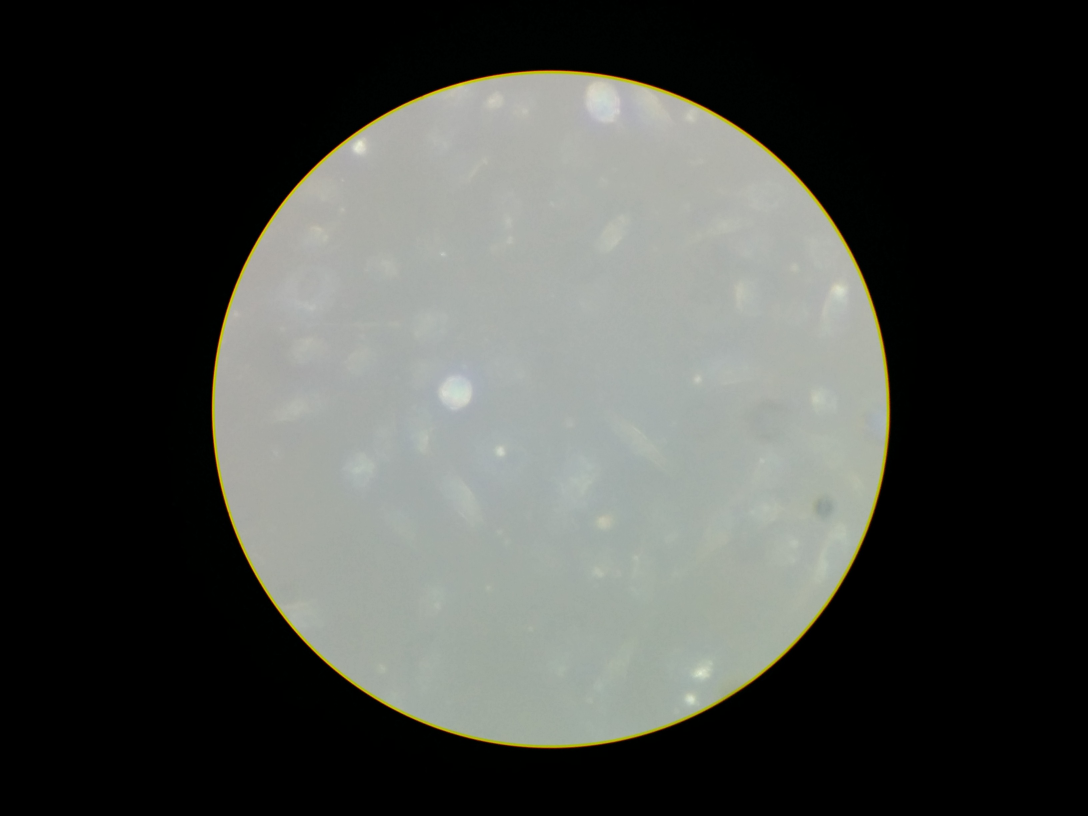
//> input picture sampleData/df1_3241.jpeg, 3264 x 2448 px (shown at 1/3 size); the run also reads 1 picture not shown here
$ ./qDPC sampleData/df1_3241.jpeg sampleData/df2_6767.jpeg sampleData/df2_6767.jpeg sampleData/df2_6767.jpeg sampleData/df2_6767.jpeg sampleData/df2_6767.jpeg sampleData/df2_6767.jpeg   (built with g++ and OpenCV 4)
//> lines starting //> are read from the running program, lines starting //| are printed output that depends on the picture; after the words box and inside, x2 and y2 are one past the last pixel; in counts of white or black regions, pixels touching at a corner belong together
/* C++ program to calculate the quantative DPC
   Updated 5/5/2015
*/

#include <opencv2/core/core.hpp>
#include <opencv2/imgproc/imgproc.hpp>
#include <opencv2/highgui/highgui.hpp>
#include <opencv2/video/background_segm.hpp>
#include <opencv2/contrib/contrib.hpp>
#include <iostream>
#include <string>
#include <stdio.h>
#include <dirent.h>
#include <complex.h>
#include <ctime>
#include <unordered_map>
#include <sys/stat.h>


#include "omp.h"


#define FILENAME_LENGTH 32
#define FILE_HOLENUM_DIGITS 3
using namespace std;
using namespace cv;

#include "include/domeCoordinates.h"

float zMin, zMax, zStep;
string datasetRoot;//folder of input images

Mat fgMaskMOG; //fg mask generated by MOG method
Mat fgMaskMOG2; //fg mask fg mask generated by MOG2 method
Ptr<BackgroundSubtractor> pMOG; //MOG Background subtractor
Ptr<BackgroundSubtractor> pMOG2; //MOG2 Background subtractor

class R_image{

  public:
        cv::Mat Image;
        int led_num;
        float tan_x;
        float tan_y;
};

//Check if file exists
inline bool exists_test (const std::string& name) {
    struct stat buffer;
    return (stat (name.c_str(), &buffer) == 0);
}

// [110 lines left out: functions circularShift, computeFocusDPC, not called in this run]

/*Calculate the DPC of two images */
cv::Mat calcDPC( cv::Mat image1, cv::Mat image2)
{

    std::cout << image1.type() << endl;
    std::cout << image2.type() << endl;
    cv::cvtColor(image1,image1,COLOR_BGR2GRAY);//convert to grayscale
    cv::cvtColor(image2,image2,COLOR_BGR2GRAY);

    image1.convertTo(image1,CV_32FC1);
    image2.convertTo(image2,CV_32FC1);

    cv::Mat tmp1, tmp2;
    cv::subtract(image1, image2, tmp1);
    cv::add(image1, image2, tmp2);

    cv::Mat output;
    cv::divide(tmp1,tmp2,output);

    tmp1.release();//free memory
    tmp2.release();

    // Crop the ROI to a circle to get rid of noise
    int16_t circPad = 100;
    cv::Mat circMask(output.size(),CV_32FC1,cv::Scalar(0));
    cv::Point center(cvRound(output.rows/2),cvRound(output.cols/2));
    //circle(Mat& img, Point center, int radius, const Scalar& color, int thickness=1, int lineType=8, int shift=0)
    cv::circle(circMask, center, cvRound(output.rows/2)-circPad ,cv::Scalar(1.0), -1,8,0);
    cv::multiply(output,circMask,output);


    //normalize
    double min_1, max_1;
    cv::minMaxLoc(output, &min_1, &max_1);
    output.convertTo(output, CV_8UC1, 255/(max_1 - min_1), - min_1 * 255.0/(max_1 - min_1));

    return output;
}

cv::Mat qDPC_loop(vector<cv::Mat>dpcList, vector<cv::Mat>transferFunctionList, double reg)
{
    clock_t begin = clock();
    vector<Mat> complexPlanes;

    Mat h[2];
    Mat planes[2];

    // Initialize Results
    Mat ph_dpc_ft_real = Mat::zeros(dpcList.at(0).size(), CV_64F);
    Mat ph_dpc_ft_imag = Mat::zeros(dpcList.at(0).size(), CV_64F);

    Mat dpcComplex, tmp;

    vector<cv::Mat> complexTransferFunctionList(dpcList.size());
    vector<cv::Mat> dpcFtList(dpcList.size());
    vector<cv::Mat> dpcFtRealList(dpcList.size());
    vector<cv::Mat> dpcFtImagList(dpcList.size());

    Mat padded;
    //expand input image to optimal size
    int m = getOptimalDFTSize( dpcList.at(0).rows );
    int n = getOptimalDFTSize( dpcList.at(0).cols ); // on the border add zero values

    for (int idx = 0; idx<2; idx++)
    {
        //void copyMakeBorder(InputArray src, OutputArray dst, int top, int bottom, int left, int right, int borderType, const Scalar& value=Scalar() )
        copyMakeBorder(transferFunctionList.at(idx), padded, 0, m - transferFunctionList.at(idx).rows, 0, n - transferFunctionList.at(idx).cols, BORDER_CONSTANT, Scalar::all(0));

        copyMakeBorder(dpcList.at(idx), padded, 0, m - dpcList.at(idx).rows, 0, n - dpcList.at(idx).cols, BORDER_CONSTANT, Scalar::all(0));

        // Take Fourier Transforms of DPC Images
        planes[0] = Mat_<double>(dpcList.at(idx));
        planes[1] = Mat::zeros(dpcList.at(idx).size(), CV_64F);


        //merge array of Mats into one Mat. 2 refers to size of array.
        merge(planes, 2, dpcComplex);
        dft(dpcComplex, dpcComplex);
        split(dpcComplex, complexPlanes);
        complexPlanes[0].copyTo(dpcFtRealList.at(idx));
        complexPlanes[1].copyTo(dpcFtImagList.at(idx));
        //dpcFtImagList.at(idx) = complexPlanes[1];

        std::cout << "Index is: " << idx << std::endl;
        cout << dpcFtImagList.at(idx).at<double>(500,500) <<endl;

    }
    cout << "After assignment:" <<endl;
    cout << dpcFtImagList.at(0).at<double>(500,500) <<endl;
    cout << dpcFtImagList.at(1).at<double>(500,500) <<endl;

   // #pragma omp parallel for
	  for (int i=0; i < dpcComplex.cols; i++){
	      for (int j=0; j < dpcComplex.rows; j++){
	     	    std::complex<double> H_sum = std::complex<double>(0,0);
	          std::complex<double> Hi_sum = std::complex<double>(0,0);
	          std::complex<double> I_sum = std::complex<double>(0,0);
	          std::complex<double> result;

             //get value of each transfer function at (i,j)
	          H_sum += std::complex<double>(0,transferFunctionList.at(0).at<double>(i,j));
	          Hi_sum += std::complex<double>(0,-1*transferFunctionList.at(0).at<double>(i,j));
	          I_sum += std::complex<double>(dpcFtRealList.at(0).at<double>(i,j),dpcFtImagList.at(0).at<double>(i,j));

	          // [6 lines of commented-out code are left out]

	          H_sum += std::complex<double>(0,transferFunctionList.at(1).at<double>(i,j));
	          Hi_sum += std::complex<double>(0,-1*transferFunctionList.at(1).at<double>(i,j));
	          I_sum += std::complex<double>(dpcFtRealList.at(1).at<double>(i,j),dpcFtImagList.at(1).at<double>(i,j));

	          // [6 lines of commented-out code are left out]

	          result = ((I_sum*Hi_sum)/(abs(H_sum)*abs(H_sum) + reg));

            //don't let threads execute this at same time
            //#pragma omp critical
	          {
                //set result pixels
	              ph_dpc_ft_real.at<double>(i,j) = result.real();
	              ph_dpc_ft_imag.at<double>(i,j) = result.imag();
	          }
	      }
	  }

	  Mat ph_complex_ft, ph_complex;
	  planes[0] = ph_dpc_ft_real;
	  planes[1] = ph_dpc_ft_imag;

     merge(planes, 2, ph_complex_ft);
	  dft(ph_complex_ft, ph_complex, DFT_INVERSE);
	  split(ph_complex, complexPlanes);

	  return complexPlanes[0]; // Real Part
}


int main(int argc, char** argv )
{
    double startTime = omp_get_wtime();

    char * dpc_fName_11;
    char * dpc_fName_12;
    char * dpc_fName_21;
    char * dpc_fName_22;

    char * trans_fName_1;
    char * trans_fName_2;

    char * regVal;

    if (argc < 8)
    {
        cout << "Error: Not enough inputs.\nUSAGE: ./qDPC_desktop topImage bottomImage leftImage rightImage firstTransferFunc secondTransferFunc regVal" << endl;
        return 0;
    }

    dpc_fName_11 = argv[1];
    dpc_fName_12 = argv[2];
    dpc_fName_21 = argv[3];
    dpc_fName_22 = argv[4];
    trans_fName_1 = argv[5];
    trans_fName_2 = argv[6];
    regVal = argv[7];

    std::cout << "dpc 11: " << dpc_fName_11 << std::endl;
    std::cout << "dpc 12: " << dpc_fName_12 << std::endl;
    std::cout << "dpc 21: " << dpc_fName_21 << std::endl;
    std::cout << "dpc 22: " << dpc_fName_22 << std::endl;

    std::cout << "transfer function 1: " << trans_fName_1 << std::endl;
    std::cout << "transfer function 2: " << trans_fName_2 << std::endl;

    //check if all files exist:
    if(!exists_test(dpc_fName_11)) {
        std::cout << "File " << dpc_fName_11 << " not found.  Terminating." << endl;
        return 0;
    }
    if(!exists_test(dpc_fName_12)) {
        std::cout << "File " << dpc_fName_12 << " not found.  Terminating." << endl;
        return 0;
    }
    if(!exists_test(dpc_fName_21)) {
        std::cout << "File " << dpc_fName_21 << " not found.  Terminating." << endl;
        return 0;
    }
    if(!exists_test(dpc_fName_22)) {
        std::cout << "File " << dpc_fName_22 << " not found.  Terminating." << endl;
        return 0;
    }
    if(!exists_test(trans_fName_1)) {
        std::cout << "File " << trans_fName_1 << " not found.  Terminating." << endl;
        return 0;
    }
    if(!exists_test(trans_fName_2)) {
        std::cout << "File " << trans_fName_1 << " not found.  Terminating." << endl;
        return 0;
    }

    //read in files. -1 for all permissions
    cv::Mat dpc11 = imread(dpc_fName_11, -1);
//> dpc11 is the input picture: 2448 rows x 3264 cols, CV_8UC3; mean B, G, R 67.7, 71.5, 69.5
    cv::Mat dpc12 = imread(dpc_fName_12, -1);
    cv::Mat dpc21 = imread(dpc_fName_21, -1);
    cv::Mat dpc22 = imread(dpc_fName_22, -1);

    cv::Mat trans1 = imread(trans_fName_1, -1);
    cv::Mat trans2 = imread(trans_fName_2, -1);

    trans1.convertTo(trans1,CV_64FC1);//CV_64FC1: 64-bit, float, 1 channel
    trans2.convertTo(trans2,CV_64FC1);

    normalize(trans1, trans1, -1, 1, CV_MINMAX);
    normalize(trans2, trans2, -1, 1, CV_MINMAX);

    vector<cv::Mat> transferFunctionList;
    transferFunctionList.push_back(trans1);
    transferFunctionList.push_back(trans1);

    // Crop to square
    dpc11 = dpc11 (CellScopeCropHorz);
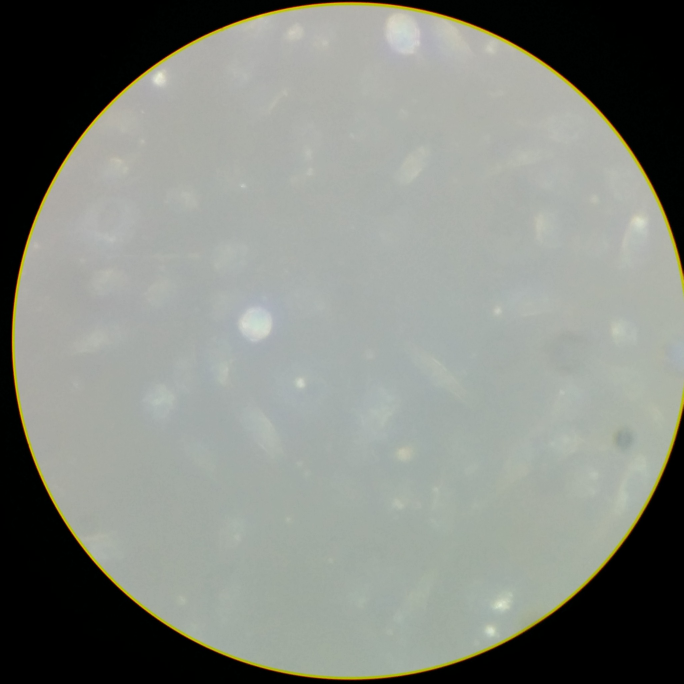
//> dpc11: 2050 rows x 2050 cols, CV_8UC3 (shown at 1/3 size); mean B, G, R 128.7, 135.7, 131.8
    dpc12 = dpc12 (CellScopeCropHorz);
//> dpc12: 2050 rows x 2050 cols, CV_8UC3
    dpc21 = dpc21 (CellScopeCropHorz);
    dpc22 = dpc22 (CellScopeCropHorz);

    //Compute DPC Images
    cv::Mat dpc1 = calcDPC(dpc11,dpc12);
//| 16
//| 16
//> in calcDPC, `cv::cvtColor(image1,image1,COLOR_BGR2GRAY);`:
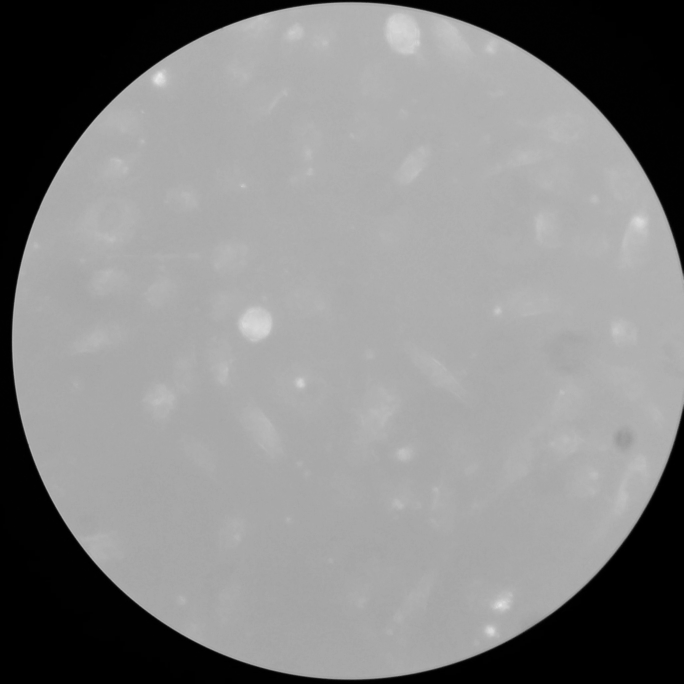
//> image1: 2050 rows x 2050 cols, CV_8UC1 (shown at 1/3 size); min 0, max 236, mean 133.7
//> in calcDPC, `cv::subtract(image1, image2, tmp1);`:
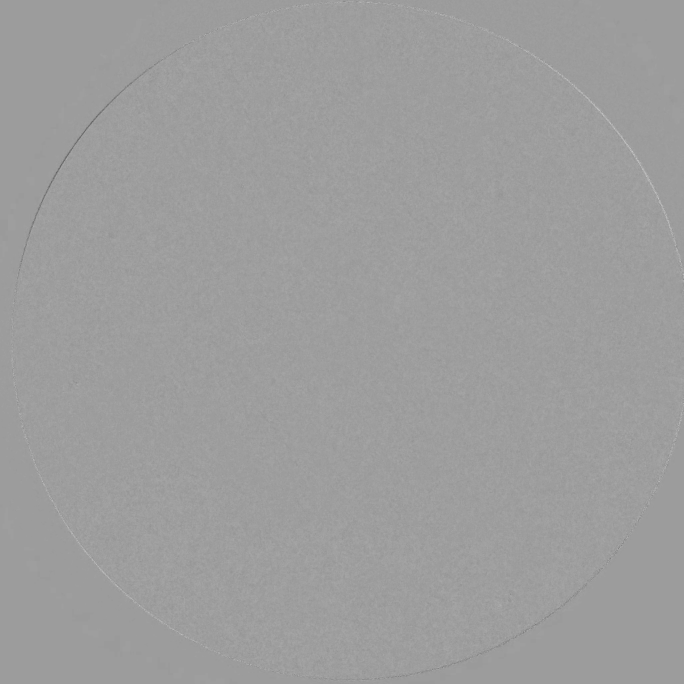
//> tmp1: 2050 rows x 2050 cols, CV_32FC1 (shown at 1/3 size); min -76, max 48, mean 0.6; drawn with min black and max white
//> in calcDPC, `cv::divide(tmp1,tmp2,output);`:
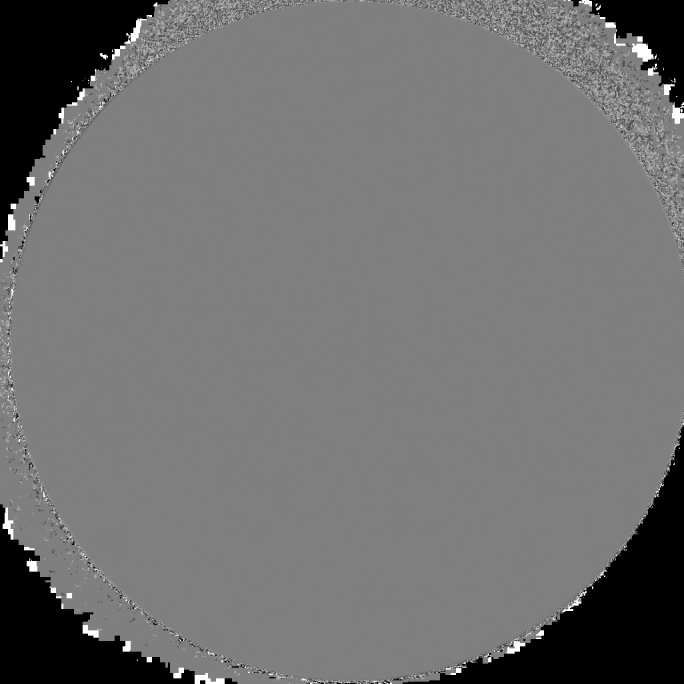
//> output: 2050 rows x 2050 cols, CV_32FC1 (shown at 1/3 size); 11.44% of the values are NaN or infinite; the others: min -1, max 1, mean 0.00595; drawn with min black, max white, NaN and infinite black
//> in calcDPC, `cv::circle(circMask, center, cvRound(output.rows/2)-circPad ,cv::Scala..`:
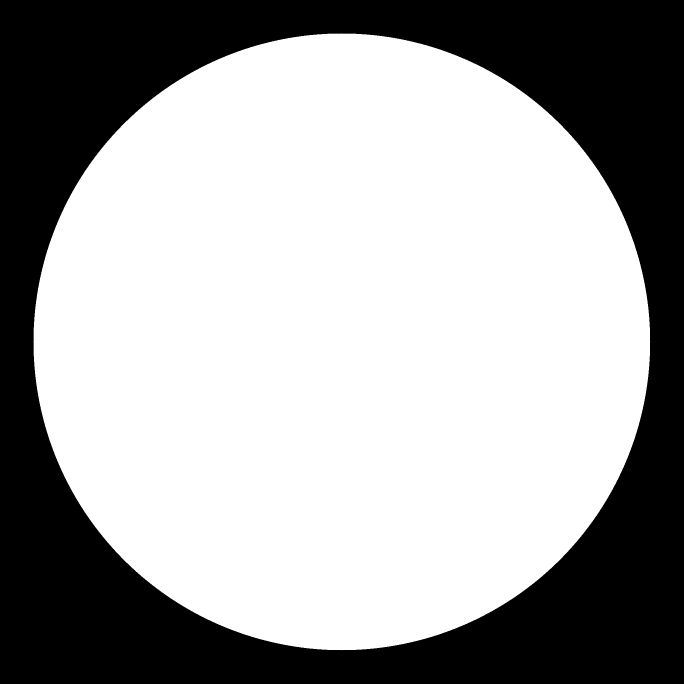
//> circMask: 2050 rows x 2050 cols, CV_32FC1 (shown at 1/3 size); values 0 (black) and 1 (white), 64% white; 1 black region, box (x1, y1, x2, y2) and area: (0, 0, 2050, 2050) 1514503
//> in calcDPC, `cv::multiply(output,circMask,output);`:
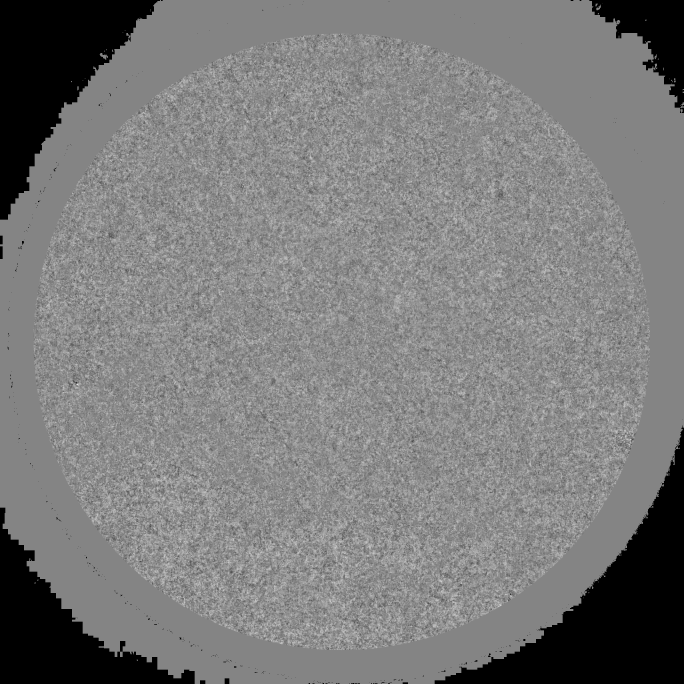
//> output: 2050 rows x 2050 cols, CV_32FC1 (shown at 1/3 size); 11.44% of the values are NaN or infinite; the others: min -0.0308, max 0.0284, mean 0.00171; drawn with min black, max white, NaN and infinite black
//> in calcDPC, `cv::minMaxLoc(output, &min_1, &max_1);`: min_1 = -0.0308; max_1 = 0.0284
    cv::Mat dpc2 = calcDPC(dpc21,dpc22);
//| 16
//| 16
//> in calcDPC (call 2), `cv::subtract(image1, image2, tmp1);`: tmp1: 2050 rows x 2050 cols, CV_32FC1; every value is 0
//> in calcDPC (call 2), `cv::divide(tmp1,tmp2,output);`: output: 2050 rows x 2050 cols, CV_32FC1; 12.14% of the values are NaN or infinite; the others: min 0, max 0, mean 0
//> in calcDPC (call 2), `output.convertTo(output, CV_8UC1, 255/(max_1 - min_1), - min_1 * 255.0..`: output: 2050 rows x 2050 cols, CV_8UC1; every value is 0

    vector<cv::Mat> dpcList;
    dpcList.push_back(dpc1);
    dpcList.push_back(dpc1);

    double reg = std::atof(regVal);
    Mat ph_dpc = qDPC_loop(dpcList,transferFunctionList,reg);
//> in qDPC_loop, `Mat ph_dpc_ft_real = Mat::zeros(dpcList.at(0).size(), CV_64F);`: ph_dpc_ft_real: 2050 rows x 2050 cols, CV_64FC1; every value is 0
//> in qDPC_loop, `int m = getOptimalDFTSize( dpcList.at(0).rows );`: m = 2160
//> (the run ends here: the program stops with an error, at `copyMakeBorder(transferFunctionList.at(idx), padded, 0, m - transferFu..`)
